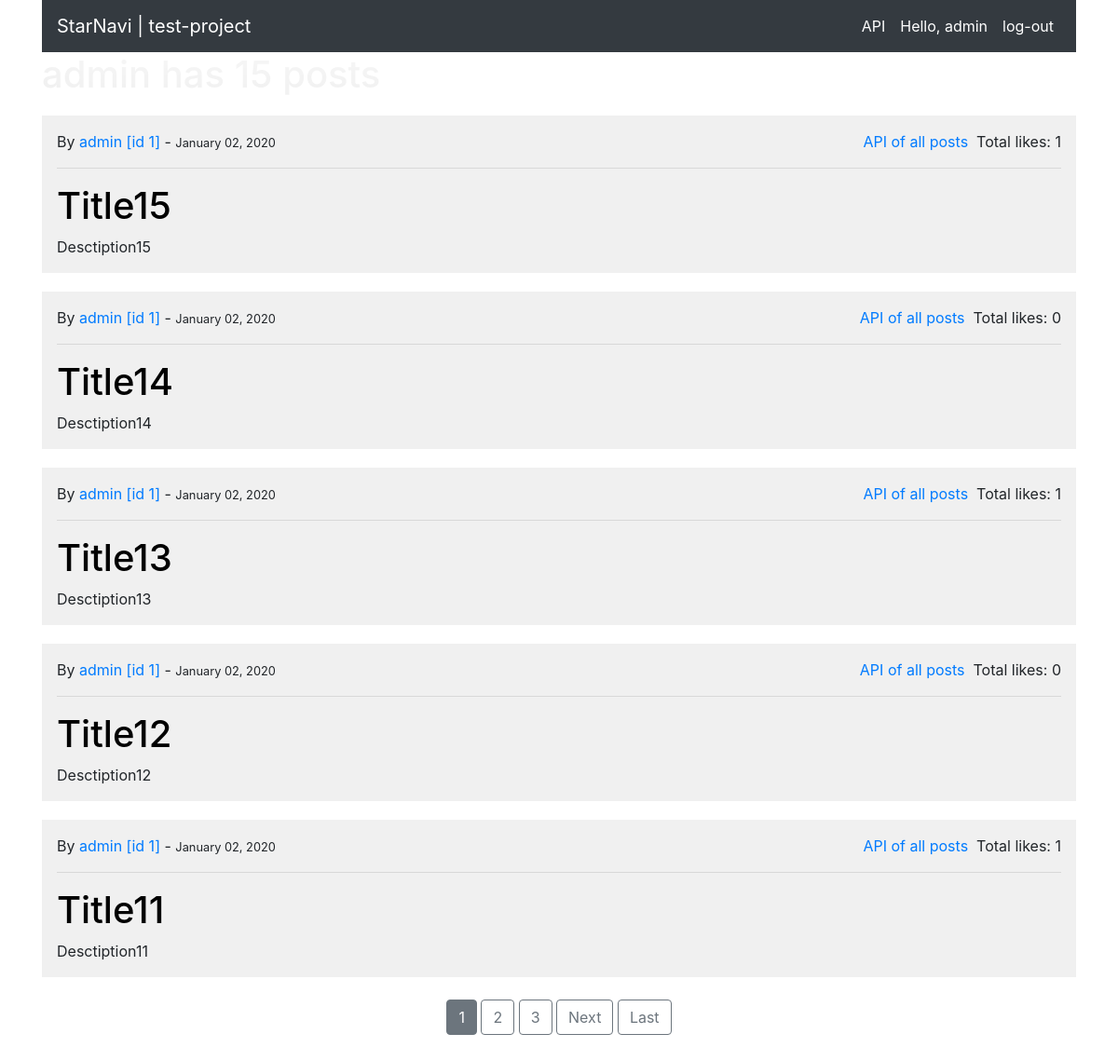
The app's page /user/admin/ (signed in) with its own data.
### blog/models.py (models this page shows, shortened)
class Post(models.Model):
	author = models.ForeignKey(User, on_delete=models.CASCADE)
	title = models.CharField(max_length=50)
	desctiption = models.TextField()  # fix to 'description' in production
	date = models.DateTimeField(default=timezone.now)
	like = models.ManyToManyField(User, blank=True, related_name='post_like')
	class Meta:
		ordering = ['-date']

### blog/views.py (the view)
class UserPostListView(ListView):
    model = Post
    template_name = 'blog/user_posts.html'
    context_object_name = 'posts'
    paginate_by = 5
    def get_queryset(self):
        user = get_object_or_404(User, username=self.kwargs.get('username'))
        return Post.objects.filter(author=user)

### blog/templates/blog/user_posts.html (shortened to what this page needs)
{% extends 'base.html' %}
{% block content %}
    <h1 class="mb-3 requiredField">
    </h1>
    {% for post in posts %}
    	<div class="post container" style="max-height: 200px;
										   overflow: hidden;
										   text-overflow: ellipsis;">
    		<span class="post-authon post-date">
				By
				<a href="{% url 'user-posts' post.author.username %}">
    				{{ post.author }} [id {{ post.author.id }}]
    			</a>
    				  -
    			<small>
    				{{ post.date|date:'F d, Y' }}
				</small>
				<p class='float-right'>
					Total likes: {{ post.like.count }}
				</p>
				<a class="float-right" href="http://127.0.0.1:8000/api/posts/blog/?format=json">
					API of all posts &nbsp;
				</a>
    		</span>
    		<hr/>
	        <h1>
				<a class="post-title" href="http://127.0.0.1:8000/post/{{ post.id }}">
					{{ post.title }}
				</a>
	        </h1>
	        <span class="post-descs">
	            {{ post.desctiption }}
	        </span>
	    </div>
	{% endfor %}
	<br/>
	<div style='text-align: center;'>
		{% if is_paginated %}
			{% for each_number in page_obj.paginator.page_range %}
				{% if page_obj.number == each_number %}
				<a class="btn btn-secondary mb-4"
					href="?page={{ each_number }}">
					{{ each_number }}
				</a>
				{% elif each_number > page_obj.number|add:'-3' and each_number < page_obj.number|add:'3' %}
				<a class="btn btn-outline-secondary mb-4"
					href="?page={{ each_number }}">
					{{ each_number }}
				</a>
				{% endif %}
			{% endfor %}
			{% if page_obj.has_next %}
				<a class="btn btn-outline-secondary mb-4"
					href="?page={{ page_obj.next_page_number }}">
					Next
				</a>
				<a class="btn btn-outline-secondary mb-4"
				href="?page={{ page_obj.paginator.num_pages }}">
					Last
				</a>
			{% endif %}
		{% endif %}
	</div>
	<br/>
{% endblock %}

### blog/templates/header.html (shortened to what this page needs)
<header class="container">
	<nav class="navbar
				navbar-expand-lg
				navbar-light
				bg-light
				navbar navbar-dark bg-dark">
		<a class="navbar-brand homePage" href="{% url 'home-page' %}">
			StarNavi | test-project
		</a>
	  	<div class="collapse navbar-collapse" id="navbarSupportedContent">
			<form class="form-inline
						 my-2
						 my-lg-0">
				<ul class="navbar-nav
						   mr-auto
						   mt-2
						   mt-lg-0">
					<li class="nav-item active">
						<a class="nav-link" href="{% url 'api-help' %}">
							API
						</a>
					</li>
					{% if user.is_authenticated %}
						<li class="nav-item active">
							<a class="nav-link fourth" href="{% url 'profile' user.id %}">
								Hello, {{ user.get_username }}
							</a>
						</li>
						<li class="nav-item active">
							<a class="nav-link logOut" href="{% url 'logout' %}">
								log-out
							</a>
						</li>
					{% endif %}
				</ul>
    		</form>
	  	</div>
	</nav>
</header>

### blog/templates/links/css-links.html (style rules this page uses)
body { background-image: url(http://ilyakhasanov.ru/images/background/58.png); }
.navbar { -webkit-box-shadow: 0px 0px 80px 0px rgba(255,255,255,1); -moz-box-shadow: 0px 0px 80px 0px rgba(255,255,255,1); box-shadow: 0px 0px 80px 0px rgba(255,255,255,1); }
.up-word, .requiredField { color: #f0f0f0; }
.post { height: 200px auto; background: #f0f0f0; margin-top: 20px; padding: 1em; }
.post-title { color: black; }

### records on screen
Post: author "admin", author.id "1", date "January 02, 2020", like.count "1", title "Title15", desctiption "Desctiption15"
Post: author "admin", author.id "1", date "January 02, 2020", like.count "0", title "Title14", desctiption "Desctiption14"
Post: author "admin", author.id "1", date "January 02, 2020", like.count "1", title "Title13", desctiption "Desctiption13"
Post: author "admin", author.id "1", date "January 02, 2020", like.count "0", title "Title12", desctiption "Desctiption12"
Post: author "admin", author.id "1", date "January 02, 2020", like.count "1", title "Title11", desctiption "Desctiption11"

### other values on screen
{{ user.get_username }} "admin"
{{ each_number }} "1"
{{ each_number }} "2" "3"
